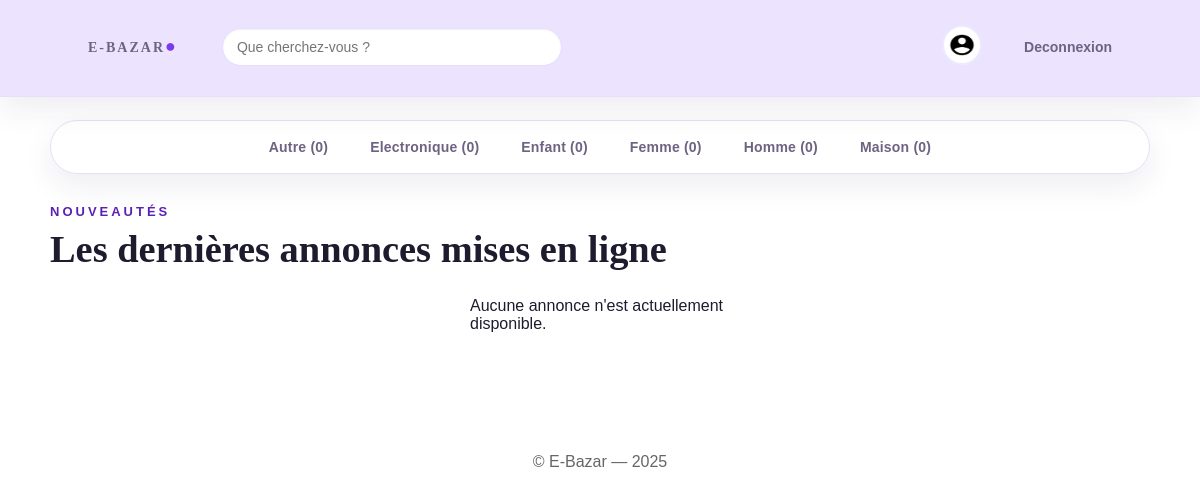
Screenshot of /index.php (signed in) with the database file from the repository.
### tables this page shows
CREATE TABLE categories (
    id INT AUTO_INCREMENT PRIMARY KEY,
    nom VARCHAR(100) NOT NULL UNIQUE,
    date_creation DATETIME NOT NULL DEFAULT CURRENT_TIMESTAMP
);

### controllers/index.php (called while the page is built, shortened)
<?php
require_once '../models/annonce.php';
class index {
    private $annonceModel;
    public function __construct($pdo) {
        $this->annonceModel = new Annonce($pdo);
    }
    public function index() {
        $current_user_id = $_SESSION['id'] ?? null;
        $categorie_id = isset($_GET['id']) && is_numeric($_GET['id']) ? (int)$_GET['id'] : null;
        $page = isset($_GET['page']) && is_numeric($_GET['page']) ? max(1,(int)$_GET['page']) : 1;
        $annonces_par_page = 10;
        $annonces = $this->annonceModel->getAnnonces($current_user_id, $categorie_id, $page, $annonces_par_page);
        $categories_nav = $this->annonceModel->getCategories($current_user_id);
        $titre_section = "Les dernières annonces mises en ligne";
        $sous_titre = "Nouveautés";
        require_once '../views/index.php';
    }
}

### public/index.php (called while the page is built)
<?php
require_once '../config/config.php';
require_once '../controllers/index.php';
$controller = new index($pdo);
$controller->index();

### models/annonce.php (called while the page is built, shortened)
<?php
class annonce
{
    private $pdo;
    public function __construct($pdo)
    {
        $this->pdo = $pdo;
    }
    public function getCategories($current_user_id = null) {
        $user_exclusion = $current_user_id ? " AND a.vendeur_id != {$current_user_id}" : "";
        $sql = "
            SELECT c.id, c.nom, COUNT(a.id) AS nombre_annonces
            FROM categories c
            LEFT JOIN annonces a ON a.categorie_id = c.id AND a.statut = 'EN_VENTE' {$user_exclusion}
            GROUP BY c.id, c.nom
            ORDER BY c.nom ASC
        ";
        return $this->pdo->query($sql)->fetchAll(PDO::FETCH_ASSOC);
    }
}

### views/index.php (the view, shortened to what this page needs)
<!DOCTYPE html>
<html lang="fr">
<head>
<link rel="stylesheet" href="css/accuill.css?v=99">
<link rel="stylesheet" href="css/header.css">
</head>
<body>
<header class="navbar">
    <div class="logo">
        <a href="index.php"><span>E-Bazar</span><span class="dot">●</span></a>
        <input type="text" id="barre-recherche" placeholder="Que cherchez-vous ?">
    </div>
    <div>
        <?php if (!isset($_SESSION['id'])): ?>
            <a href="connexion.php"><strong>Se connecter</strong></a>
            <a href="inscription.php" class="btn-outline">S'inscrire</a>
        <?php else: ?>
            <a href="profil.php"><button class="icon"><img src="image/comptenoir.png" alt="Compte"></button></a>
            <a href="deconnexion.php">Deconnexion</a>
        <?php endif; ?>
    </div>
</header>
<nav>
<?php foreach ($categories_nav as $cat): ?>
    <a href="?id=<?= $cat['id'] ?>"><p><?= htmlspecialchars($cat['nom']) ?> (<?= $cat['nombre_annonces'] ?>)</p></a>
<?php endforeach; ?>
</nav>
<main>
<div class="texte">
    <p><?= $sous_titre ?></p>
    <h2><?= $titre_section ?></h2>
</div>
<div class="produits">
<?php if (empty($annonces)): ?>
    <p><?= $categorie_id ? "Aucune annonce trouvée dans cette catégorie." : "Aucune annonce n'est actuellement disponible." ?></p>
<?php endif; ?>
</div>
</main>
<footer>
<p style="text-align:center; padding:20px; margin-top:40px; color:#666;">
    © E-Bazar — 2025
</p>
</footer>
</body>
</html>

### public/css/accuill.css (style rules this page uses)
:root { --bg: #ffffff; --surface: #ffffff; --surface-muted: #f6f2ff; --ink: #1f1b2e; --muted: #6d6382; --accent: #7c3aed; --accent-strong: #5b21b6; --accent-cool: #a855f7; --accent-soft: #ede9fe; --border: #e7def7; --shadow: 0 12px 30px rgba(38, 24, 76, 0.08); --shadow-strong: 0 18px 40px rgba(38, 24, 76, 0.14); --radius: 20px; --radius-lg: 28px; --radius-sm: 12px; }
* { margin: 0; padding: 0; box-sizing: border-box; }
body { font-family: "Poppins", sans-serif; color: var(--ink); background: var(--bg); min-height: 100vh; }
a { color: inherit; }
main { padding-bottom: 60px; animation: pageIn 0.6s ease both; }
nav { width: min(1100px, 92%); margin: 22px auto 10px; padding: 10px; background: rgba(255, 255, 255, 0.8); border: 1px solid var(--border); border-radius: 999px; display: flex; flex-wrap: wrap; justify-content: center; gap: 10px; box-shadow: var(--shadow); }
nav a { text-decoration: none; color: var(--muted); font-size: 14px; font-weight: 600; letter-spacing: 0.2px; padding: 8px 16px; border-radius: 999px; transition: all 0.2s ease; }
.texte { width: min(1100px, 92%); margin: 30px auto 10px; }
.texte p { color: var(--accent-strong); font-size: 13px; letter-spacing: 3px; text-transform: uppercase; font-weight: 600; }
.texte h2 { font-family: "Italiana", serif; font-size: clamp(28px, 3.2vw, 42px); font-weight: 600; margin-top: 8px; }
.produits { width: min(1100px, 92%); margin: 26px auto 0; display: grid; grid-template-columns: repeat(auto-fit, minmax(220px, 260px)); justify-content: center; gap: 24px; }

### public/css/header.css (style rules this page uses)
:root { --bg: #ffffff; --surface: #ffffff; --surface-muted: #f6f2ff; --ink: #1f1b2e; --muted: #6d6382; --accent: #7c3aed; --accent-strong: #5b21b6; --accent-cool: #a855f7; --accent-soft: #ede9fe; --border: #e7def7; --shadow: 0 12px 30px rgba(38, 24, 76, 0.08); --shadow-strong: 0 18px 40px rgba(38, 24, 76, 0.14); --radius: 20px; --radius-lg: 28px; --radius-sm: 12px; }
.navbar { display: flex; justify-content: space-between; align-items: center; padding: 18px 6vw; background: #ece3ff; border-bottom: 1px solid var(--border); position: sticky; top: 0; z-index: 20; color: var(--ink); }
.logo { font-family: "Italiana", serif; font-size: 28px; font-weight: 600; letter-spacing: 2px; text-transform: uppercase; display: flex; align-items: center; gap: 8px; }
.logo a { text-decoration: none; color: var(--ink); display: inline-flex; align-items: center; gap: 8px; }
.logo .dot { color: var(--accent); font-size: 18px; }
header input, .navbar input { padding: 10px 14px; width: min(340px, 40vw); background-color: var(--surface); border-radius: 999px; border: 1px solid var(--border); margin-left: 20px; font-size: 14px; color: var(--ink); box-shadow: inset 0 1px 2px rgba(31, 27, 46, 0.06); }
.icon { background-color: transparent; border: none; margin-left: 8px; display: inline-flex; align-items: center; }
.icon img { height: 40px; width: 40px; border-radius: 50%; border: 2px solid var(--accent-soft); padding: 4px; background: #fff; }
header a, .navbar a { text-decoration: none; color: var(--muted); font-size: 14px; padding: 10px 16px; display: inline-block; border-radius: 999px; font-weight: 600; transition: all 0.2s ease; }
.navbar > div:last-child { display: flex; align-items: center; gap: 10px; flex-wrap: wrap; }

### rows the page displays
categories: nom "Autre", nombre_annonces "0"
categories: nom "Electronique", nombre_annonces "0"
categories: nom "Enfant", nombre_annonces "0"
categories: nom "Femme", nombre_annonces "0"
categories: nom "Homme", nombre_annonces "0"
categories: nom "Maison", nombre_annonces "0"

### other values shown
$sous_titre "NOUVEAUTÉS"
$titre_section "Les dernières annonces mises en ligne"
